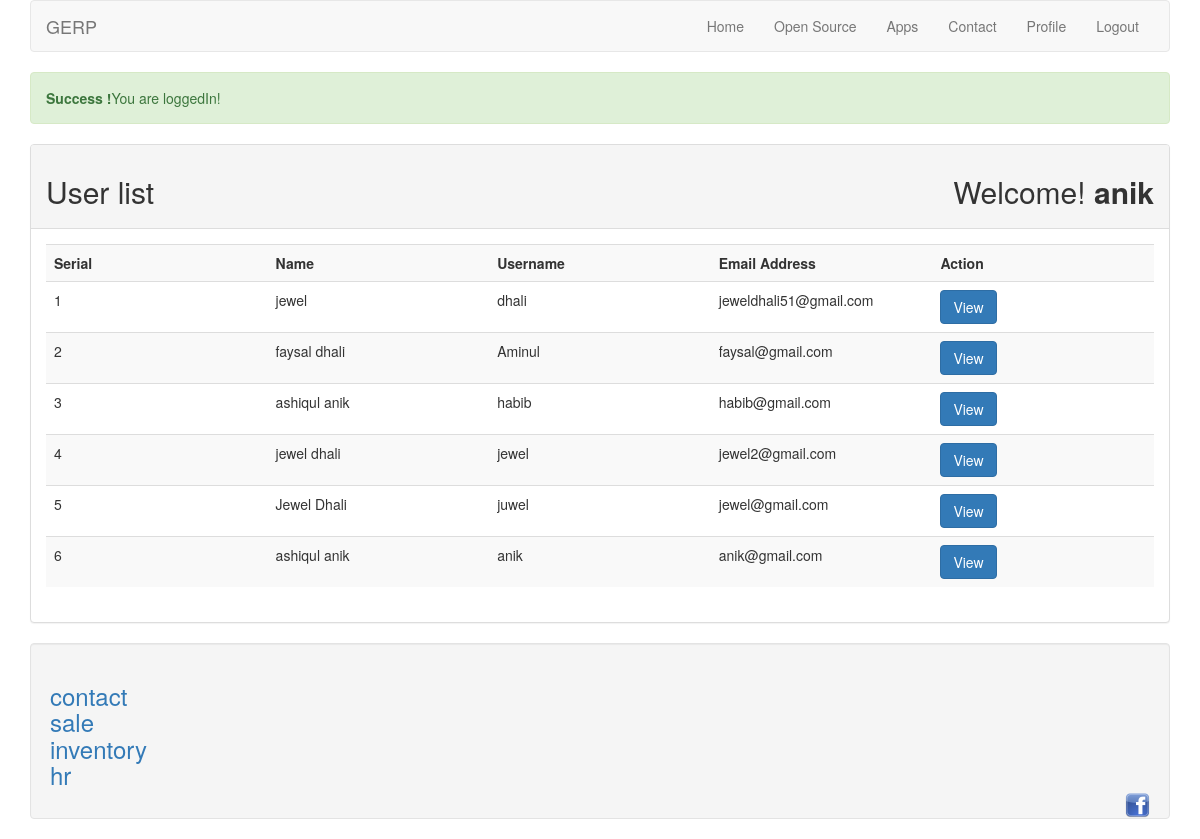
Page /index.php (signed in) on the committed database.
### tables this page shows
CREATE TABLE `tbl_user` (
  `id` int(11) NOT NULL,
  `name` varchar(255) NOT NULL,
  `username` varchar(255) NOT NULL,
  `email` varchar(255) NOT NULL,
  `password` varchar(255) NOT NULL
);

### lib/Session.php (called while the page is built, shortened)
<?php
	class Session{
		public static function get($key){
			if (isset($_SESSION[$key])){
				return $_SESSION[$key];
			 }else{
			 	return false;
			 }
		}
	}
?>

### lib/User.php (called while the page is built, shortened)
<?php
	include_once 'Session.php';
	include 'Database.php';
	class User{
		private $db;
		public function __construct(){
			$this->db = new Database();
		}
		public function getUserData (){
			$sql = "SELECT * FROM tbl_user ORDER BY id DESC";
			$query = $this->db->pdo->prepare($sql);
			$query->execute();
			$result = $query->fetchall();
			return $result;
		}
	}
?>

### lib/Database.php (called while the page is built)
<?php
	class Database{
		private $hostdb = "localhost";
		private $userdb = "root";
		private $passdb = "";
		private $namedb = "gerp";
		public $pdo;
		public function __construct(){
			if (!isset($this->pdo)) {
				try {
					$link = new PDO("mysql:host=".$this->hostdb."; dbname=".$this->namedb, $this->userdb, $this->passdb);
					$link->setAttribute(PDO::ATTR_ERRMODE, PDO::ERRMODE_EXCEPTION);
					$link->exec("SET CHARACTER SET utf8");
					$this->pdo = $link;
				}catch(PDOException $e){
					die("Failed to connect with database".$e->getMessage());
				}
			}
		}
	}
?>

### index.php (the view, shortened to what this page needs)
<?php
	include 'lib/User.php';
	include 'inc/header.php';
	?>
	<?php
		$loginmsg = Session::get("loginmsg");
		if (isset($loginmsg)){
			echo $loginmsg;
		}
	?>
			<div class="panel panel-default">
				<div class="panel-heading">
					<h2>User list<span class="pull-right">Welcome!<strong>
					<?php
						$name = Session::get("username");
						if (isset($name)) {
							echo $name;
						}
					?>
					</strong></span></h2>
				</div>
				<div class="panel-body">
					<table class="table table-striped">
						<th width="20%">Serial</th>
						<th width="20%">Name</th>
						<th width="20%">Username</th>
						<th width="20%">Email Address</th>
						<th width="20%">Action</th>
						<?php
							$user = new User;
							$userdata = $user->getUserData();
							if ($userdata) {
								$i = 0;
								foreach ($userdata as $data) {
									$i++;
						?>
						<tr>
							<td><?php echo $i; ?></td>
							<td><?php echo $data['name']; ?></td>
							<td><?php echo $data['username']; ?></td>
							<td><?php echo $data['email']; ?></td>
							<td>
								<a class="btn btn-primary" href="profile.php?id=<?php echo $data['id']; ?>">View</a>
							</td>
						</tr>
						<?php } } else{ ?>
							<td><tr colspan="5"><h2>No User Data Found.......</h2></tr></td>
						<?php } ?>
					</table>
				</div>
			</div>
<?php include'inc/footer.php'; ?>

### inc/header.php (shortened to what this page needs)
<?php
	$filepath = realpath(dirname(__FILE__));
	include_once $filepath.'/../lib/Session.php';
?>
<!DOCTYPE html>
<html>
	<head>
	<link rel="stylesheet" href="inc/bootstrap.min.css"/>
	</head>
	<body>
		<div class="container">
			<nav class="navbar navbar-default">
				<div class="container-fluid">
					<div class="navbar-header">
						<a class="navbar-brand" href="index.php">GERP</a>
					</div>
					<ul class="nav navbar-nav pull-right">
						<?php
							$id = Session::get("id");
							$userlogin = Session::get("login");
							if ($userlogin == true) {
						?>
						<li><a href="index.php">Home</a></li>
						<li><a class="" href="#">Open Source</a></li>
						<li><a class="" href="apps.php">Apps</a></li>
						<li><a class="" href="contact.html">Contact</a></li>
						<li><a href="profile.php?id=<?php echo $id; ?>">Profile</a></li>
						<li><a href="?action=logout">Logout</a></li>
						<?php } else{ ?>
						<li><a href="login.php">Login</a></li>
						<li><a href="register.php">Register</a></li>
						<?php }?>
					</ul>
				</div>
			</nav>

### inc/footer.php
<div class="well">
				<h3>
					<a href="">contact</a><br>
					<a href="">sale</a><br>
   					<a href="">inventory</a><br>
   					<a href="">hr</a><br>
				<span class="pull-right"><a href="www.facebook.com"><img src="pic/FaceBook-icon.png"></a></span>
				</h3>
			</div>
		</div>
	</body>
</html>

### rows in the picture
tbl_user: name "jewel", username "dhali", email "jeweldhali51@gmail.com"
tbl_user: name "faysal dhali", username "Aminul", email "faysal@gmail.com"
tbl_user: name "ashiqul anik", username "habib", email "habib@gmail.com"
tbl_user: name "jewel dhali", username "jewel", email "jewel2@gmail.com"
tbl_user: name "Jewel Dhali", username "juwel", email "jewel@gmail.com"
tbl_user: name "ashiqul anik", username "anik", email "anik@gmail.com"

### other values in the picture
$loginmsg "Success ! You are loggedIn!"
$name "anik"
